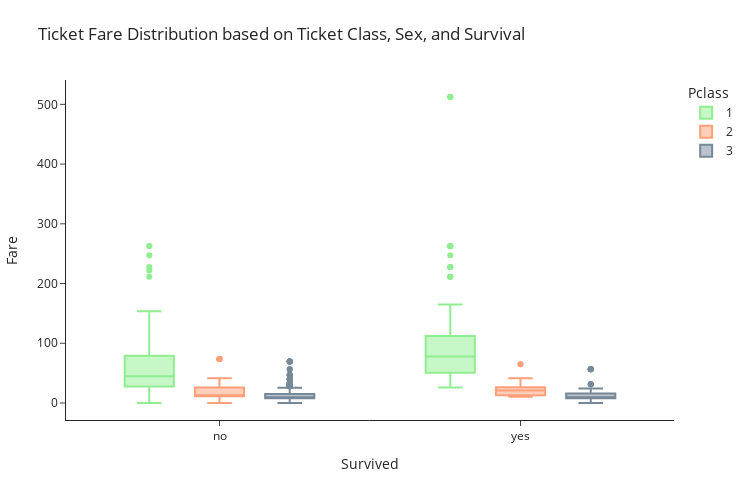

The notebook cell this image was saved under:
### Markdown cell above
# Ticket Fare Distribution based on Ticket Class, Sex, and Survival

### Code cell
fig = px.box(data_frame=df, x='Survived', y='Fare', color='Pclass',
            category_orders={'Pclass': [1, 2, 3]},
            color_discrete_map = {1: 'LightGreen', 2: 'LightSalmon' , 3: 'LightSlateGray'})


fig.update_layout(
    xaxis = dict(
        tickmode = 'array',
        tickvals = [0, 1],
        ticktext = ['no', 'yes']
        ),
    autosize=False,
    margin=dict(l=20, r=20, t=80, b=80),
    width=750, height=500, template="simple_white"
)

### Figure 1 — Plotly figure (JSON) as saved in the notebook; plotly's stock layout.template omitted (floating-point values rounded to 4 significant figures; data arrays with more than 128 entries replaced by an {"elided": "..."} marker saying what was removed)
{"data": [{"alignmentgroup": "True", "hoverlabel": {"namelength": 0}, "hovertemplate": "Pclass=1<br>Survived=%{x}<br>Fare=%{y}", "legendgroup": "1", "marker": {"color": "LightGreen"}, "name": "1", "notched": false, "offsetgroup": "1", "orientation": "v", "showlegend": true, "type": "box", "x": {"elided": "216 int values"}, "x0": " ", "xaxis": "x", "y": {"elided": "216 float values"}, "y0": " ", "yaxis": "y"}, {"alignmentgroup": "True", "hoverlabel": {"namelength": 0}, "hovertemplate": "Pclass=2<br>Survived=%{x}<br>Fare=%{y}", "legendgroup": "2", "marker": {"color": "LightSalmon"}, "name": "2", "notched": false, "offsetgroup": "2", "orientation": "v", "showlegend": true, "type": "box", "x": {"elided": "184 int values"}, "x0": " ", "xaxis": "x", "y": {"elided": "184 float values"}, "y0": " ", "yaxis": "y"}, {"alignmentgroup": "True", "hoverlabel": {"namelength": 0}, "hovertemplate": "Pclass=3<br>Survived=%{x}<br>Fare=%{y}", "legendgroup": "3", "marker": {"color": "LightSlateGray"}, "name": "3", "notched": false, "offsetgroup": "3", "orientation": "v", "showlegend": true, "type": "box", "x": {"elided": "491 int values"}, "x0": " ", "xaxis": "x", "y": {"elided": "491 float values"}, "y0": " ", "yaxis": "y"}], "layout": {"autosize": false, "boxmode": "group", "height": 500, "legend": {"title": {"text": "Pclass"}, "tracegroupgap": 0}, "margin": {"b": 80, "l": 20, "r": 20, "t": 80}, "title": {"text": "Ticket Fare Distribution based on Ticket Class, Sex, and Survival"}, "width": 750, "xaxis": {"anchor": "y", "domain": [0, 1], "tickmode": "array", "ticktext": ["no", "yes"], "tickvals": [0, 1], "title": {"text": "Survived"}}, "yaxis": {"anchor": "x", "domain": [0, 1], "title": {"text": "Fare"}}}}
